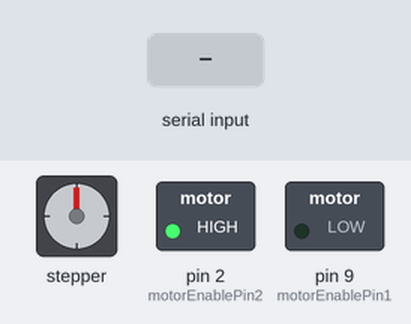
Bench run of a sketch on a simulated Arduino Uno, built with avr-gcc and run on an emulated ATmega328P. Parts: stepper motor, switched loads named in the sketch (green lamp = pin HIGH). Wiring (inferred from the names in the program): stepper motor driver (200 steps per turn assumed): step pin 7; direction pin 8. The test bench sets the inputs (shaded band). Pins used as bus, display or sensor lines are not drawn.

Above: at 1.2 s.
1.3 s: "a" received over Serial
At 1.8 s:
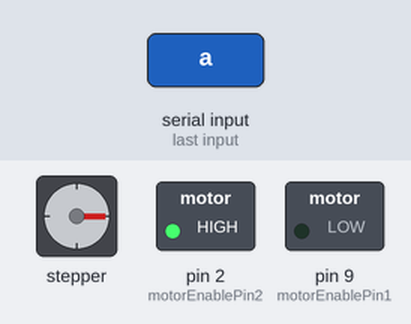
2.9 s: "a" received over Serial
At 4.2 s:
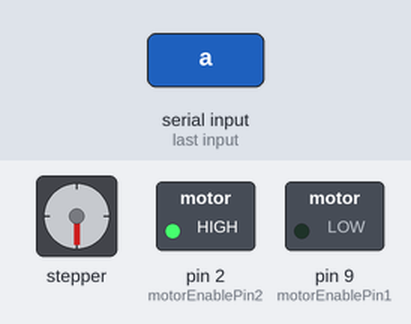
4.5 s: "y" received over Serial
At 5.4 s:
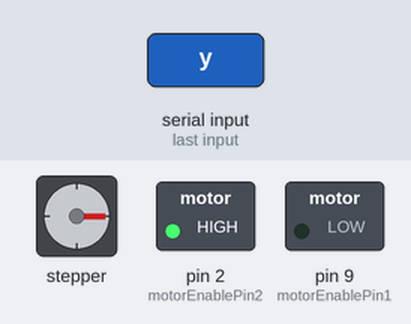
Timing chart, 0 to 7.5 s (numbered marks = the images above; inputs shaded):
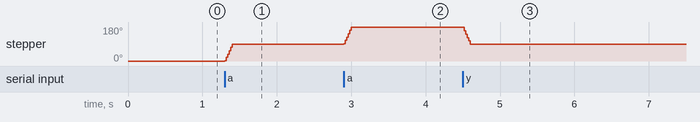

Measured:
- after the input at 1.3 s, stepper: turns 90° clockwise in 0.10 s, starting at once
- after the input at 2.9 s, stepper: turns 90° clockwise in 0.10 s, starting at once
- after the input at 4.5 s, stepper: turns 90° counter-clockwise in 0.10 s, starting at once

The sketch:

gameController.ino
```cpp
const int stepPin = 7;
const int dirPin = 8;
const int motorEnablePin1 = 9;
const int motorEnablePin2 = 2;

const int motor2PinA = 3;
const int motor2PinB = 4;
const int motor2PinC = 5;
const int motor2PinD = 6;

const int totalSteps = 380;
const int incrementalSteps = 50;

void setup() {
  Serial.begin(9600);

  pinMode(stepPin, OUTPUT);
  pinMode(dirPin, OUTPUT);
  pinMode(motorEnablePin1, OUTPUT);
  pinMode(motorEnablePin2, OUTPUT);

  // LOW means ENABLED
  digitalWrite(motorEnablePin1, LOW);
  digitalWrite(motorEnablePin2, HIGH);
}

void loop() {

  // back and forth
//  digitalWrite(dirPin, HIGH);
//
//  for(int i=0; i< totalSteps; i++) {
//    digitalWrite(stepPin, HIGH);
//    delayMicroseconds(1000);
//    digitalWrite(stepPin, LOW);
//    delayMicroseconds(1000);
//  }
//
//  digitalWrite(dirPin, LOW);
//
//  for(int i=0; i< totalSteps; i++) {
//    digitalWrite(stepPin, HIGH);
//    delayMicroseconds(1000);
//    digitalWrite(stepPin, LOW);
//    delayMicroseconds(1000);
//  }

  if (Serial.available() > 0) {

    int incomingByte = Serial.read();

    if (incomingByte == 97) {
      digitalWrite(dirPin, HIGH);
      for(int i=0; i< incrementalSteps; i++) {
        digitalWrite(stepPin, HIGH);
        delayMicroseconds(1000);
        digitalWrite(stepPin, LOW);
        delayMicroseconds(1000);
      }
    }
    else if (incomingByte == 121) { // up

      digitalWrite(dirPin, LOW);
      for(int i=0; i< incrementalSteps; i++) {
        digitalWrite(stepPin, HIGH);
        delayMicroseconds(1000);
        digitalWrite(stepPin, LOW);
        delayMicroseconds(1000);
      }

    }

  }

}
```
